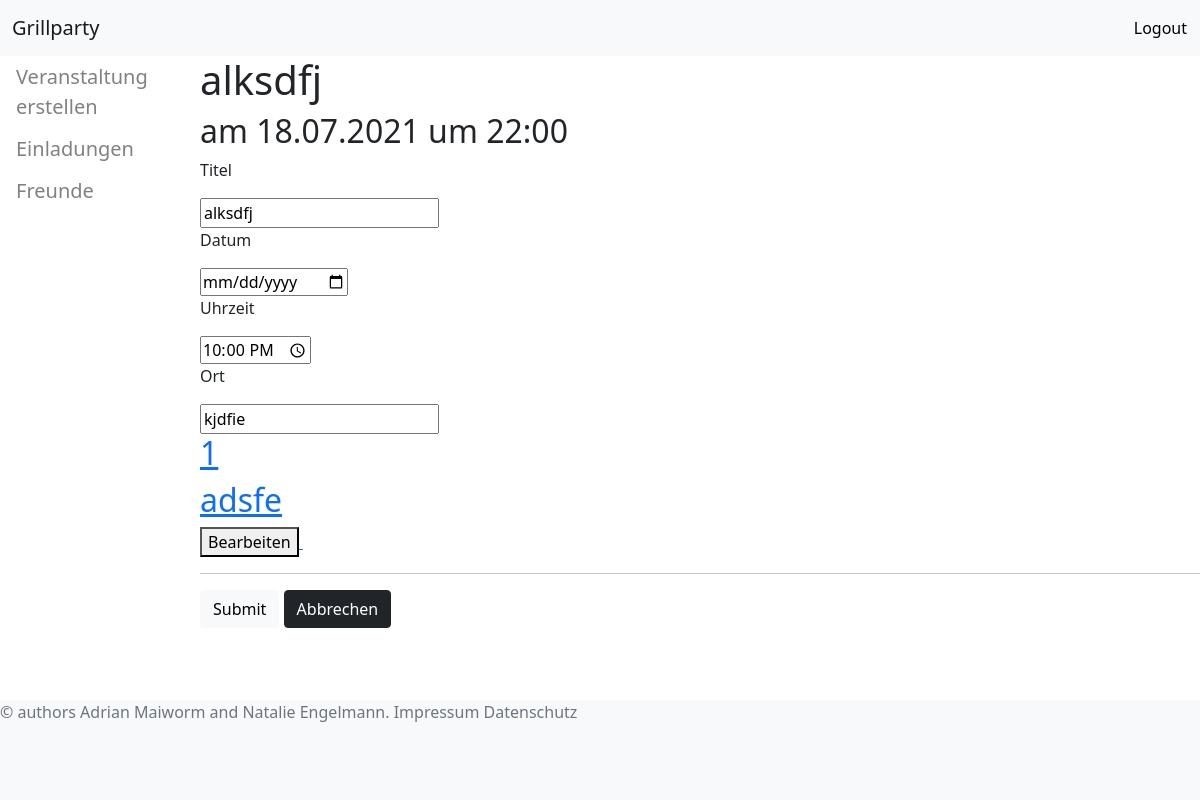
/bearbeiten/1 (signed in), run on an earlier commit of the app's database.
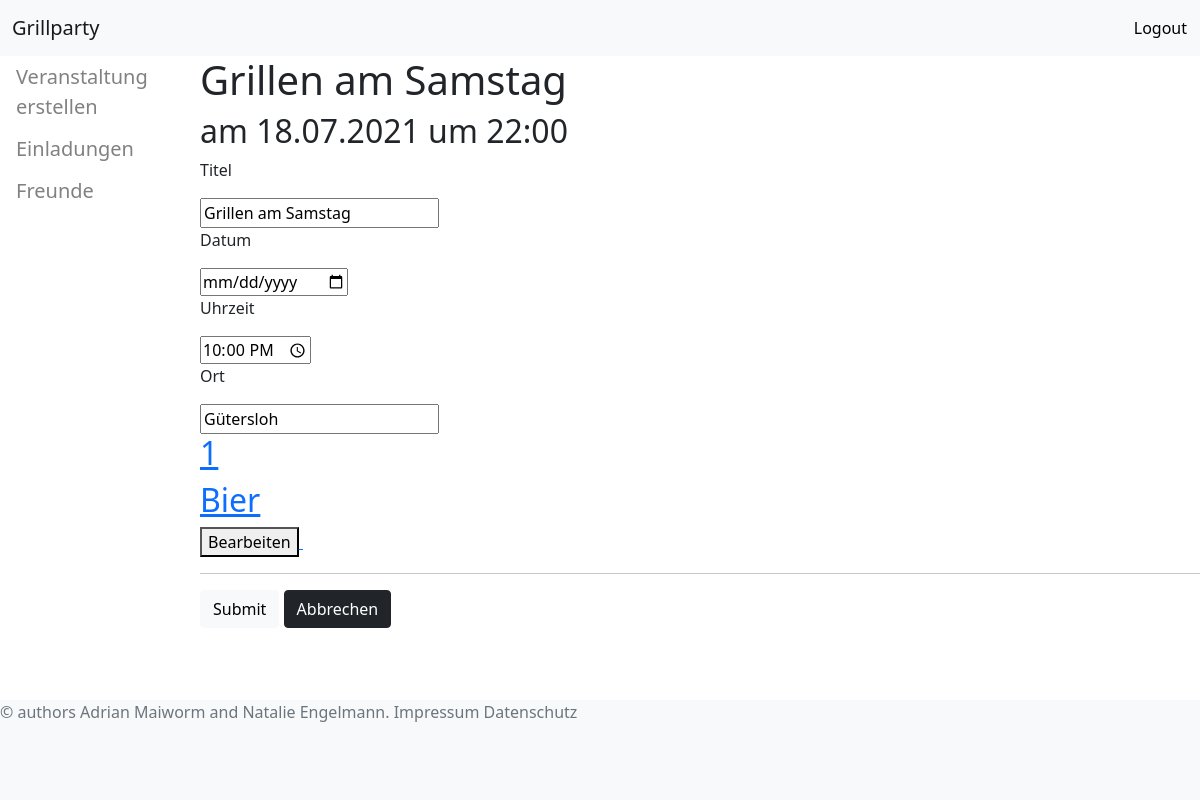
And on a later commit of the database.
### tables this page shows
CREATE TABLE parties (
				id INTEGER NOT NULL PRIMARY KEY AUTOINCREMENT,
				title TEXT NOT NULL,
				date TEXT NOT NULL,
				time TEXT NOT NULL,
				address TEXT NOT NULL,
				owner TEXT NOT NULL,
				FOREIGN KEY (owner) REFERENCES users(mailaddress));

CREATE TABLE itemlist (
				party_id INT NOT NULL,
				item TEXT NOT NULL,
				brought_by TEXT,
				FOREIGN KEY (party_id) REFERENCES parties(id),
				FOREIGN KEY (brought_by) REFERENCES users(mailaddress));

### main.py (the view)
@app.route("/bearbeiten/<pid>", methods=['POST', 'GET'])
def bearbeiten(pid):
    party = view_party(conn, cur, pid) #Tupel mit den Party Attributen
    print('Party:',party)
    items = select_itemlist(conn, cur, pid) #Liste aller Items als Tupel bestehend aus item und brought_by
    print('items:',items)
    print('pid',pid)
    if request.method == "POST":
        print("Submit funktioniert")
    return render_template("bearbeiten.html", party=party, items = items)

### db_connection.py (called while the page is built)
def view_party(conn, cur, party):
	script = """
	SELECT *
	FROM parties
	WHERE id = ?;
	"""
	parameters = [party]
	cur.execute(script, parameters)
	results = cur.fetchone()
	results = list(results)
	results[2] = readable_date_time(results[2], "date")
	results[3] = readable_date_time(results[3], "time")
	return results

def select_itemlist(conn, cur, party):
	script = """
	SELECT party_id, item, brought_by, users.name
	FROM itemlist
	LEFT JOIN users ON users.mailaddress = itemlist.brought_by
	WHERE party_id = ?;
	"""
	parameters = [party]
	cur.execute(script, parameters)
	results = cur.fetchall()
	return results

def readable_date_time(input, type):
	if type == "date":
		datetimeobject = datetime.strptime(input, '%Y-%m-%d')
		return datetimeobject.strftime("%d.%m.%Y")
	elif type == "time":
		datetimeobject = datetime.strptime(input, '%H:%M:%S')
		return datetimeobject.strftime("%H:%M")
	else:
		print("wrong type")

### templates/bearbeiten.html (shortened to what this page needs)
{% extends "dashboard.html" %}
{% block overview%}
<div class="container-1">
    <h1>{{ party[1] }}</h1>
    <h2>am {{ party[2] }} um {{ party[3] }}</h2>
    <form method="POST">
    <div id="edit" contenteditable="true">
        <p>Titel</p>
        <input type="text" value="{{ party[1] }}">
        <br>
        <p>Datum</p>
        <input type="date" value="{{ party[2] }}">
        <br>
        <p>Uhrzeit</p>
        <input type="time" value="{{ party[3] }}">
        <br>
        <p>Ort</p>
        <input type="text" value="{{ party[4] }}">
        <br>
        {% for item in items %}
            <a href="#">
                <h2>{{ item[0] }}</h2>
                <h2>{{ item[1] }}</h2>
                <form action="/bearbeiten" method="post">
                    <button name="Bearbeiten" type="submit" value="{{ party[0] }}">Bearbeiten</button>
                </form>
            </a>
            <span class="badge badge-primary">{{ party[3] }}</span>
            <hr>
        {% endfor %}
    </div>
<input type="submit" class = "btn btn-light">
<a href= '/dashboard' class = "btn btn-dark">Abbrechen</a>
</form>
</div>
{% endblock %}

What changed in the data, as far as the page shows it:
changed parties: title "alksdfj" → "Grillen am Samstag"; address "kjdfie" → "Gütersloh"
changed itemlist: item "adsfe" → "Bier"
